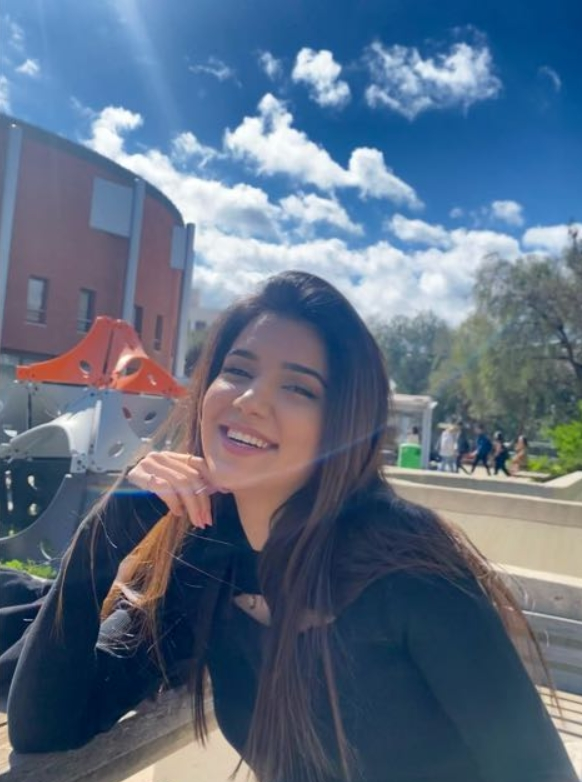
#> input picture ozgesu.jpeg, 582 x 782 px, given in place of ozgesu.jpg, which was not available
$ python main.py
#> lines starting #> are read from the running program, lines starting #| are printed output that depends on the picture; pictures that were not available may be replaced by others from this repository, and a replacement may not be noted
import cv2


img1 = cv2.imread("ozgesu.jpg", cv2.IMREAD_COLOR)
#> img1 is the input picture: shape (782, 582, 3); mean B, G, R 130.5, 108.8, 91.9
cv2.imshow("Me Original", img1)
cv2.waitKey(0)
cv2.destroyAllWindows()

path = 'ozgesu.jpg'
img1 = cv2.imread(path)

blue, green, red = cv2.split(img1)
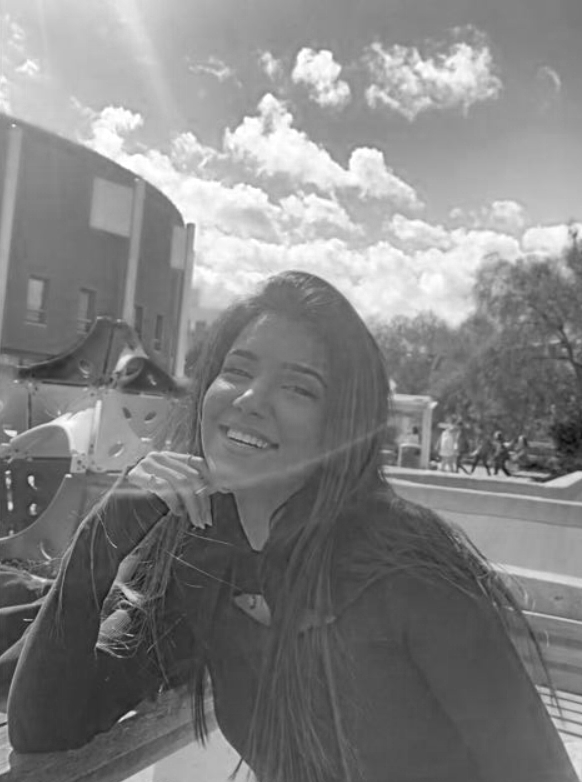
#> blue: shape (782, 582); min 11, max 255, mean 130.5
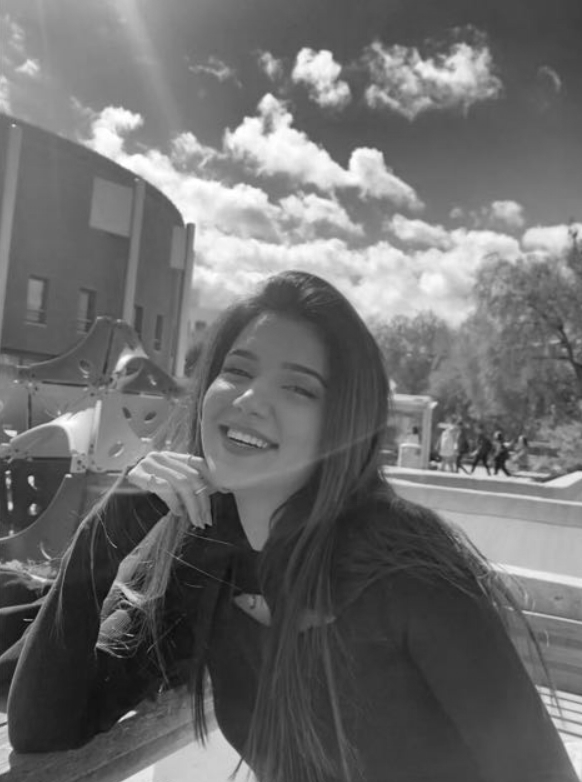
#> green: shape (782, 582); min 7, max 255, mean 108.8
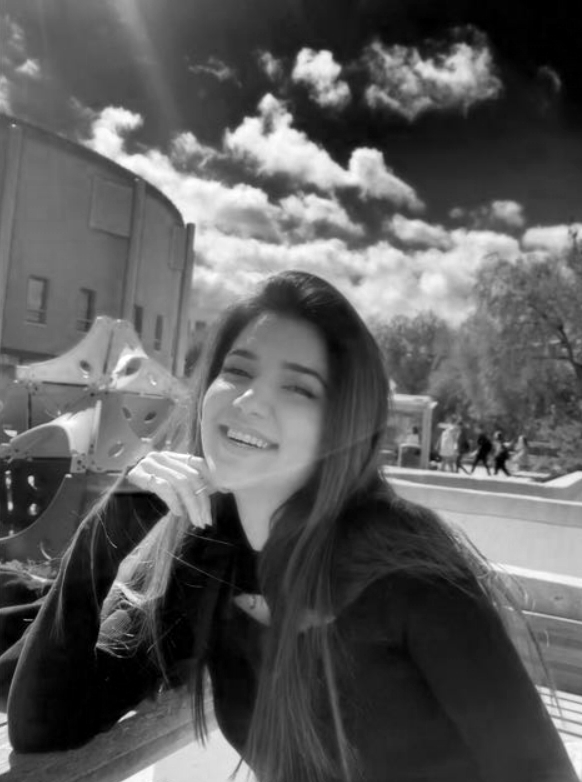
#> red: shape (782, 582); min 0, max 255, mean 91.9

print("Color values: \n")
print(red,green,blue)
#> (printed output is left out)


cv2.imshow('Splitted blue',blue)
cv2.imshow('Splitted red', red)
cv2.imshow('Splitted green', green)


me = cv2.merge((blue, green, red))
me1 = cv2.merge((blue, red, green))
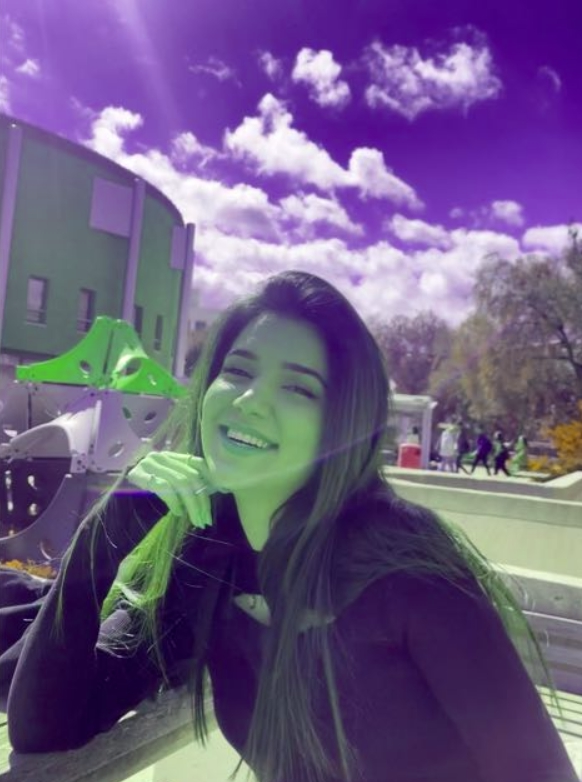
#> me1: shape (782, 582, 3); mean of channels 0, 1, 2 130.5, 91.9, 108.8; drawn as B, G, R
me2 = cv2.merge((red, green, blue))

me_mod = cv2.merge((blue+150, green+125, red+20))
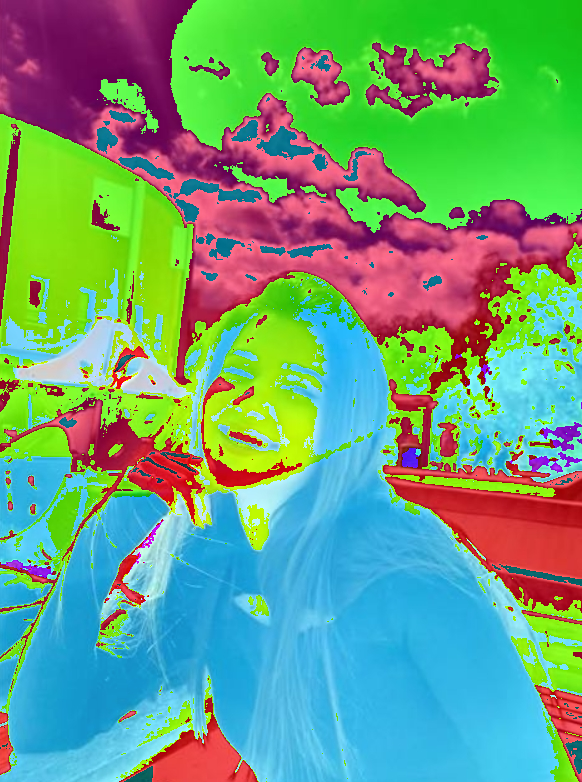
#> me_mod: shape (782, 582, 3); mean B, G, R 124.8, 160.4, 107.9
me1_mod = cv2.merge((blue-30, red-30, green-30))
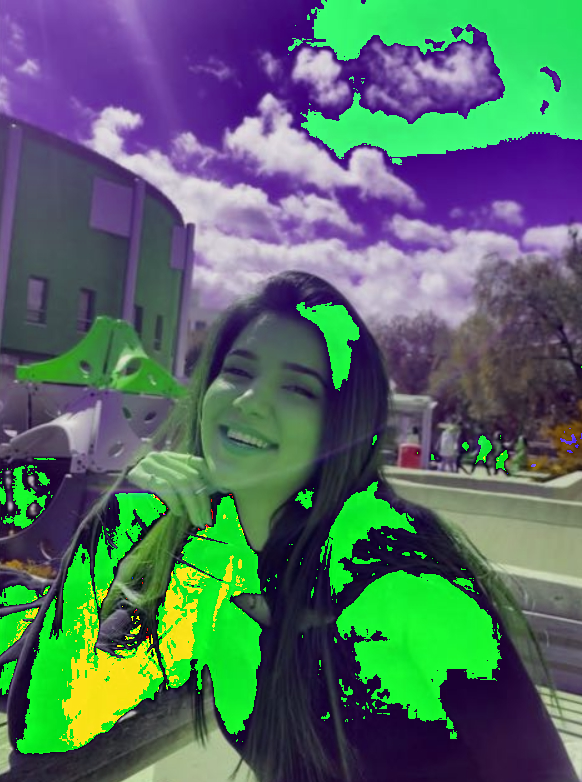
#> me1_mod: shape (782, 582, 3); mean of channels 0, 1, 2 100.5, 109.5, 84.1; drawn as B, G, R
me2_mod = cv2.merge((red+5, green+5, blue+5))


cv2.imshow('me red', me)
cv2.imshow('me green', me1)
cv2.imshow('me blue', me2)

cv2.imshow('me red modified', me_mod)
cv2.imshow('me green modified', me1_mod)
cv2.imshow('me blue modified', me2_mod)

cv2.waitKey(0)
cv2.destroyAllWindows()
